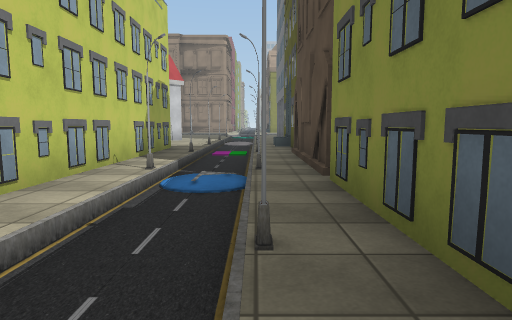
view 1 (above)

24 first-person views from a walk through a 3-D level made in the Unity game engine. The camera is 1.2 m above the floor, tilts 6° down and sees 75° across. The floor is counted in squares, 2 m on a side. Each view is taken from the middle of a square. On the plan, view 1 faces up. The plan holds only what a view shows up to about 10 squares ahead; the rest is blank. The place goes on beyond the plan. The player character is not drawn. Some surface patterns are stand-ins.

view 2
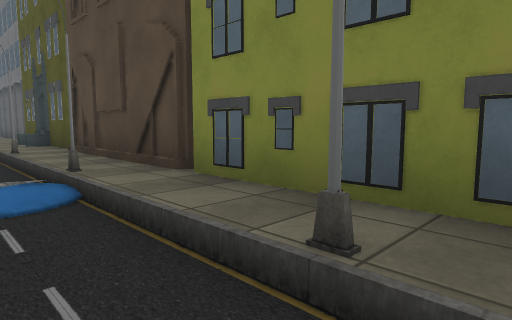

view 3
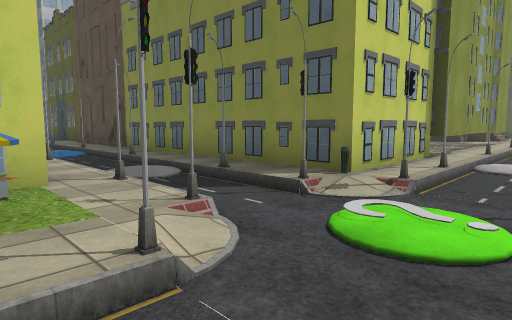

view 4
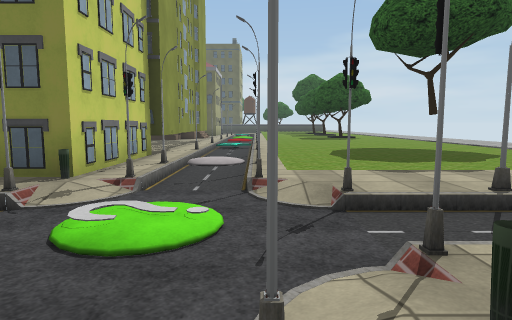

view 5
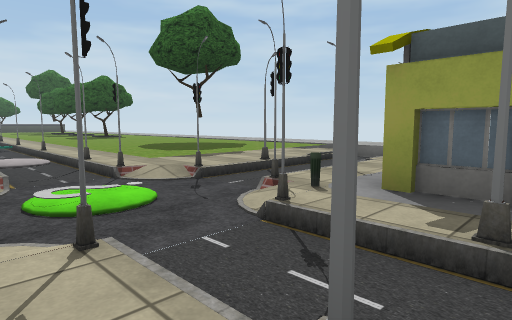

view 6
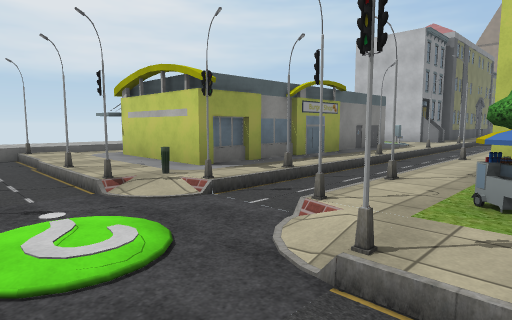

view 7
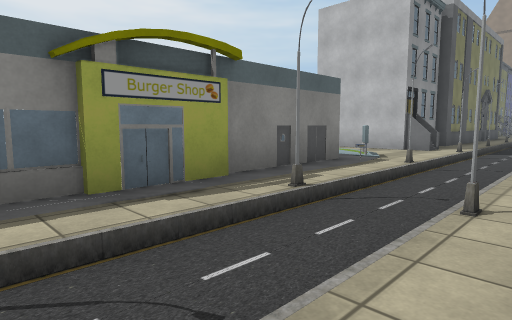

view 8
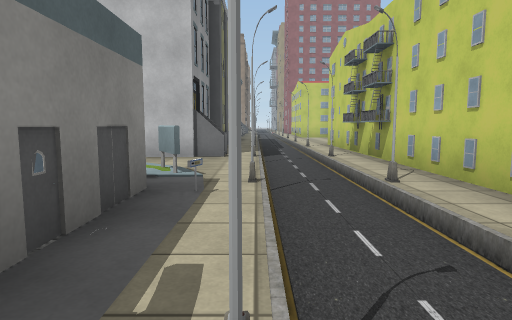

view 9
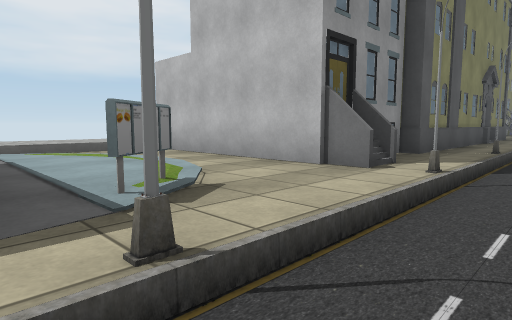

view 10
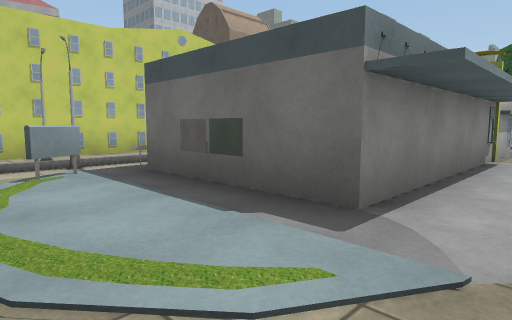

view 11
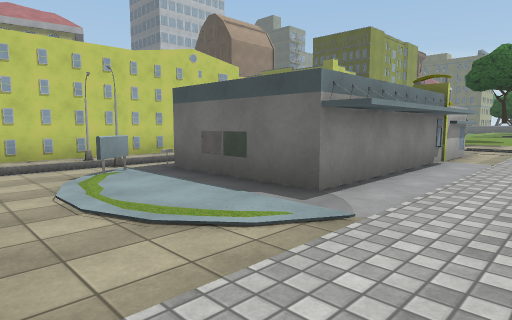

view 12
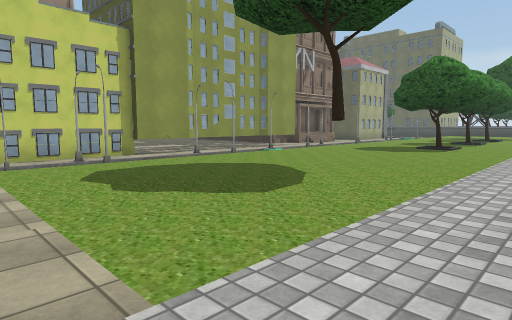

view 13
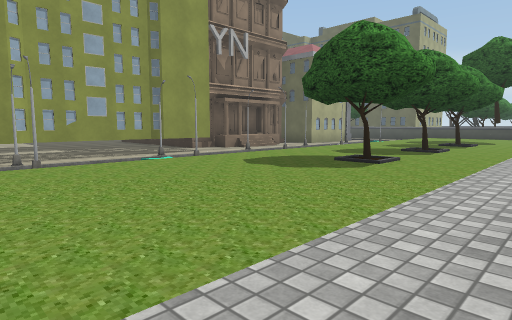

view 14
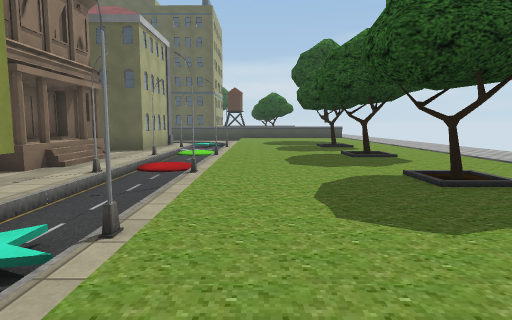

view 15
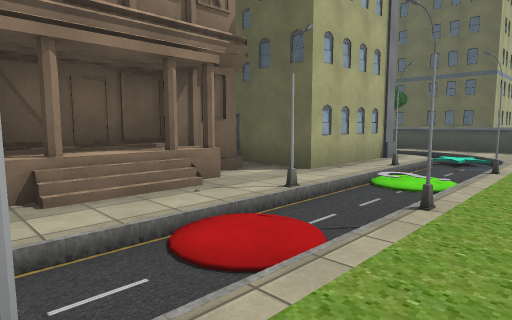

view 16
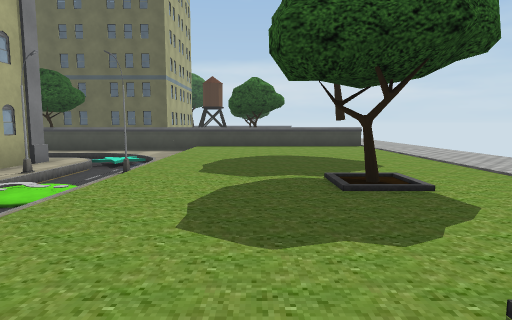

view 17
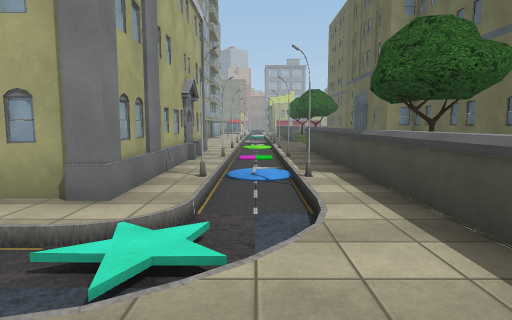

view 18
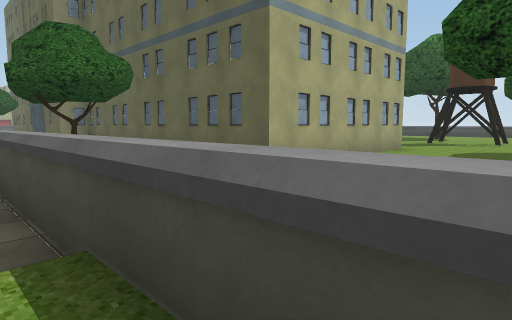

view 19
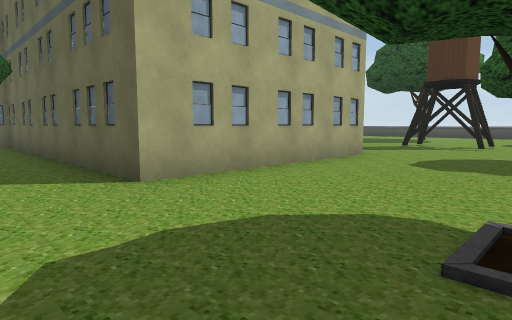

view 20
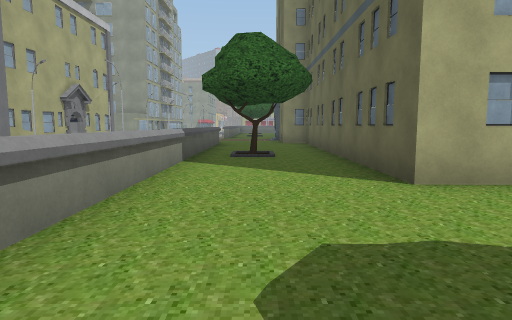

view 21
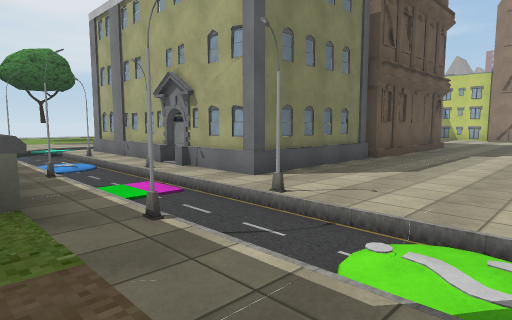

view 22
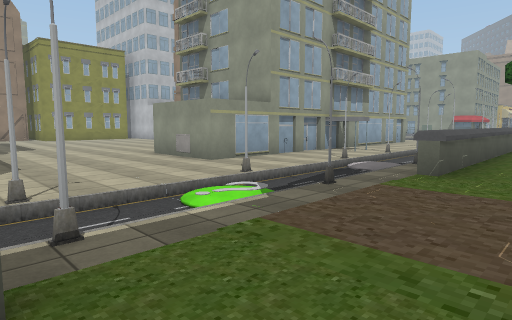

view 23
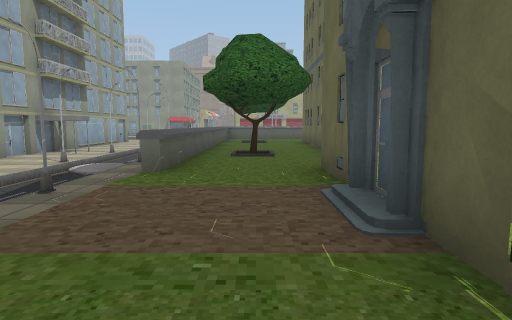

view 24
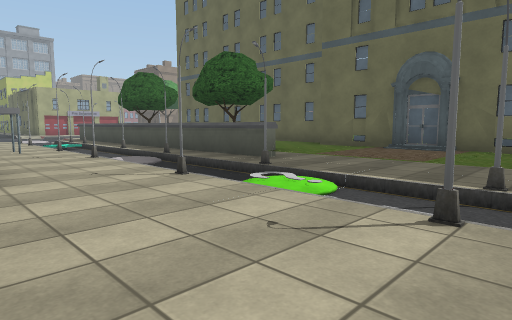

### Floor plan
Key: @ floor where view 1 was taken; # wall or solid block; . main floor; : floor 0.25 m higher than the main floor; - floor 0.25 m lower than the main floor; / step, stairs or slope; = window, fence, low wall or low ledge; ^ raised ledge; B building; P pole; I bin; T tree; O other object.
Columns run from 15 left of view 1 to 33 right of it. Each row starts with its distance up from view 1.
 14                 B               #..-.^  OO
 13                 B               #BO-O^  OO
 12                 BBB             #..-.^  OO
 11                /#               #.P/P^T O
 10              .-.B              BB../.^  O
  9              .-/#            .B B..-.^: O
  8              #OP#           ...BB.P-P::O
  7              #O/B          ......../.::O
  6              #-/#         ........./.::O
  5              BPP#         ........P-P::O
  4              #-/#         .........-.^:#O
  3              #-/#             ####.-.^  O
  2              .PP#                #P-P^  O
  1               -/#             B  #.-.^  OO
  0               /@#             B  ##/.^T OO
 -1            OO#PP#              ###P/P^  OO
 -2            TT.-/##        BBBB/###.-.^  OO
 -3 ###########../PPI#########.....###.-.^  OOOOO
 -4 O--P-P--P--P-P//PP//P--P--P//P-/P-//.^          O
 -5 P//P/P//P//P/P--PP//P//P//P//P//P///.^          O
 -6 ##B..=#######IPP:::::::   :        : ^
 -7    #..#     #.PP::         :        :^:
 -8    #/.#     #.-/::         TT TT     ^
 -9    #..#######.-/:: T                 ^
-10    ///////////P ::::::::::::::::::::::
-11    :::::   :::::::::::::   :::::::::::

Positions as (right, up) in squares from view 1, and headings:
1: (0, 0), facing up
2: (-1, 1), facing up-right
3: (-3, -5), facing up-right
4: (-3, -5), facing right
5: (-4, -3), facing down-right
6: (0, -2), facing down-left
7: (-4, -3), facing down-left
8: (-6, -5), facing left
9: (-9, -4), facing down-left
10: (-11, -10), facing up-right
11: (-12, -11), facing up-right
12: (0, -11), facing up-right
13: (4, -11), facing up-right
14: (6, -6), facing right
15: (11, -6), facing up-right
16: (12, -7), facing right
17: (20, -6), facing up
18: (21, -7), facing up-right
19: (23, -7), facing up-right
20: (23, -7), facing up
21: (22, 7), facing down-left
22: (23, 4), facing up-left
23: (23, 4), facing up
24: (17, 4), facing up-right
